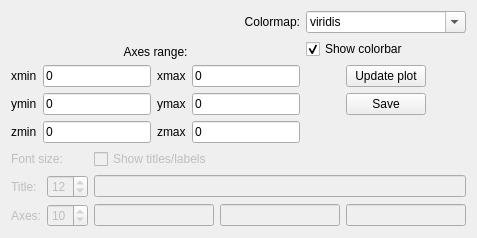
       <widget class="QWidget" name="plotsettingsTab">
        <property name="enabled">
         <bool>true</bool>
        </property>
        <attribute name="title">
         <string>Plot</string>
        </attribute>
        <layout class="QGridLayout" name="gridLayout">
         <item row="1" column="0" rowspan="2" colspan="2">
          <layout class="QGridLayout" name="gridLayout_3">
           <item row="1" column="4">
            <widget class="QCheckBox" name="cbarChkBtn">
             <property name="toolTip">
              <string>&lt;html&gt;&lt;head/&gt;&lt;body&gt;&lt;p&gt;Show/hide the colorbar in the plot&lt;/p&gt;&lt;/body&gt;&lt;/html&gt;</string>
             </property>
             <property name="text">
              <string>Show colorbar</string>
             </property>
             <property name="checked">
              <bool>true</bool>
             </property>
            </widget>
           </item>
           <item row="2" column="3">
            <widget class="QLineEdit" name="xmaxLine">
             <property name="text">
              <string>0</string>
             </property>
            </widget>
           </item>
           <item row="3" column="0">
            <widget class="QLabel" name="label_16">
             <property name="text">
              <string>ymin</string>
             </property>
            </widget>
           </item>
           <item row="2" column="1">
            <widget class="QLineEdit" name="xminLine">
             <property name="text">
              <string>0</string>
             </property>
            </widget>
           </item>
           <item row="2" column="4">
            <layout class="QHBoxLayout" name="horizontalLayout_7">
             <item>
              <spacer name="horizontalSpacer_2">
               <property name="orientation">
                <enum>Qt::Horizontal</enum>
               </property>
               <property name="sizeHint" stdset="0">
                <size>
                 <width>40</width>
                 <height>20</height>
                </size>
               </property>
              </spacer>
             </item>
             <item>
              <widget class="QPushButton" name="previewBtn">
               <property name="toolTip">
                <string>&lt;html&gt;&lt;head/&gt;&lt;body&gt;&lt;p&gt;Updates the figure in the plot.&lt;br/&gt;(just the visuals defined here, not changing any data loaded)&lt;/p&gt;&lt;/body&gt;&lt;/html&gt;</string>
               </property>
               <property name="text">
                <string>Update plot</string>
               </property>
              </widget>
             </item>
             <item>
              <spacer name="horizontalSpacer">
               <property name="orientation">
                <enum>Qt::Horizontal</enum>
               </property>
               <property name="sizeHint" stdset="0">
                <size>
                 <width>40</width>
                 <height>20</height>
                </size>
               </property>
              </spacer>
             </item>
            </layout>
           </item>
           <item row="3" column="1">
            <widget class="QLineEdit" name="yminLine">
             <property name="text">
              <string>0</string>
             </property>
            </widget>
           </item>
           <item row="3" column="2">
            <widget class="QLabel" name="label_17">
             <property name="text">
              <string>ymax</string>
             </property>
            </widget>
           </item>
           <item row="2" column="0">
            <widget class="QLabel" name="label_12">
             <property name="text">
              <string>xmin</string>
             </property>
            </widget>
           </item>
           <item row="2" column="2">
            <widget class="QLabel" name="label_15">
             <property name="text">
              <string>xmax</string>
             </property>
            </widget>
           </item>
           <item row="3" column="4">
            <layout class="QHBoxLayout" name="horizontalLayout_8">
             <item>
              <spacer name="horizontalSpacer_4">
               <property name="orientation">
                <enum>Qt::Horizontal</enum>
               </property>
               <property name="sizeHint" stdset="0">
                <size>
                 <width>40</width>
                 <height>20</height>
                </size>
               </property>
              </spacer>
             </item>
             <item>
              <widget class="QPushButton" name="saveFigBtn">
               <property name="toolTip">
                <string>&lt;html&gt;&lt;head/&gt;&lt;body&gt;&lt;p&gt;Save current figure as a *.png file&lt;/p&gt;&lt;/body&gt;&lt;/html&gt;</string>
               </property>
               <property name="text">
                <string>Save</string>
               </property>
              </widget>
             </item>
             <item>
              <spacer name="horizontalSpacer_5">
               <property name="orientation">
                <enum>Qt::Horizontal</enum>
               </property>
               <property name="sizeHint" stdset="0">
                <size>
                 <width>40</width>
                 <height>20</height>
                </size>
               </property>
              </spacer>
             </item>
            </layout>
           </item>
           <item row="3" column="3">
            <widget class="QLineEdit" name="ymaxLine">
             <property name="text">
              <string>0</string>
             </property>
            </widget>
           </item>
           <item row="0" column="4">
            <widget class="QComboBox" name="cmapComBox">
             <property name="toolTip">
              <string>&lt;html&gt;&lt;head/&gt;&lt;body&gt;&lt;p&gt;Some choices of colormaps to use when plotting.&lt;br/&gt;For more choices, enter the name of the matplotlib.cm&lt;br/&gt;colormap you would like, and press &amp;lt;ENTER&amp;gt; or Update plot.&lt;/p&gt;&lt;/body&gt;&lt;/html&gt;</string>
             </property>
             <property name="editable">
              <bool>true</bool>
             </property>
             <item>
              <property name="text">
               <string>viridis</string>
              </property>
             </item>
             <item>
              <property name="text">
               <string>jet</string>
              </property>
             </item>
             <item>
              <property name="text">
               <string>plasma</string>
              </property>
             </item>
             <item>
              <property name="text">
               <string>inferno</string>
              </property>
             </item>
             <item>
              <property name="text">
               <string>magma</string>
              </property>
             </item>
             <item>
              <property name="text">
               <string>YlOrBr</string>
              </property>
             </item>
             <item>
              <property name="text">
               <string>YlOrRd</string>
              </property>
             </item>
             <item>
              <property name="text">
               <string>YlGnBu</string>
              </property>
             </item>
             <item>
              <property name="text">
               <string>YlGn</string>
              </property>
             </item>
             <item>
              <property name="text">
               <string>cool</string>
              </property>
             </item>
             <item>
              <property name="text">
               <string>hot</string>
              </property>
             </item>
             <item>
              <property name="text">
               <string>copper</string>
              </property>
             </item>
             <item>
              <property name="text">
               <string>PiYG</string>
              </property>
             </item>
             <item>
              <property name="text">
               <string>Spectral</string>
              </property>
             </item>
             <item>
              <property name="text">
               <string>coolwarm</string>
              </property>
             </item>
             <item>
              <property name="text">
               <string>seismic</string>
              </property>
             </item>
             <item>
              <property name="text">
               <string>gist_rainbow</string>
              </property>
             </item>
             <item>
              <property name="text">
               <string>rainbow</string>
              </property>
             </item>
             <item>
              <property name="text">
               <string>brg</string>
              </property>
             </item>
             <item>
              <property name="text">
               <string>terrain</string>
              </property>
             </item>
             <item>
              <property name="text">
               <string>binary</string>
              </property>
             </item>
             <item>
              <property name="text">
               <string>BuGn</string>
              </property>
             </item>
             <item>
              <property name="text">
               <string>hot_r</string>
              </property>
             </item>
             <item>
              <property name="text">
               <string>bone_r</string>
              </property>
             </item>
             <item>
              <property name="text">
               <string>pink_r</string>
              </property>
             </item>
            </widget>
           </item>
           <item row="0" column="2" colspan="2">
            <widget class="QLabel" name="label_7">
             <property name="text">
              <string>Colormap:</string>
             </property>
             <property name="alignment">
              <set>Qt::AlignRight|Qt::AlignTrailing|Qt::AlignVCenter</set>
             </property>
            </widget>
           </item>
           <item row="1" column="0" colspan="4">
            <widget class="QLabel" name="label_14">
             <property name="toolTip">
              <string>&lt;html&gt;&lt;head/&gt;&lt;body&gt;&lt;p&gt;Zoom in the plot by defining min and max values of x and y coordinates&lt;/p&gt;&lt;/body&gt;&lt;/html&gt;</string>
             </property>
             <property name="text">
              <string>Axes range:</string>
             </property>
             <property name="alignment">
              <set>Qt::AlignBottom|Qt::AlignHCenter</set>
             </property>
            </widget>
           </item>
           <item row="4" column="0">
            <widget class="QLabel" name="label_19">
             <property name="text">
              <string>zmin</string>
             </property>
            </widget>
           </item>
           <item row="4" column="2">
            <widget class="QLabel" name="label_20">
             <property name="text">
              <string>zmax</string>
             </property>
            </widget>
           </item>
           <item row="4" column="1">
            <widget class="QLineEdit" name="zminLine">
             <property name="text">
              <string>0</string>
             </property>
            </widget>
           </item>
           <item row="4" column="3">
            <widget class="QLineEdit" name="zmaxLine">
             <property name="text">
              <string>0</string>
             </property>
            </widget>
           </item>
          </layout>
         </item>
         <item row="3" column="0" rowspan="2" colspan="2">
          <layout class="QGridLayout" name="gridLayout_4">
           <item row="1" column="0">
            <layout class="QHBoxLayout" name="horizontalLayout_14">
             <item>
              <widget class="QLabel" name="label_18">
               <property name="enabled">
                <bool>false</bool>
               </property>
               <property name="text">
                <string>Title:</string>
               </property>
              </widget>
             </item>
             <item>
              <widget class="QSpinBox" name="titleSizeSpin">
               <property name="enabled">
                <bool>false</bool>
               </property>
               <property name="toolTip">
                <string>&lt;html&gt;&lt;head/&gt;&lt;body&gt;&lt;p&gt;Font size of title text in plot&lt;/p&gt;&lt;/body&gt;&lt;/html&gt;</string>
               </property>
               <property name="value">
                <number>12</number>
               </property>
              </widget>
             </item>
            </layout>
           </item>
           <item row="0" column="0">
            <widget class="QLabel" name="label_8">
             <property name="enabled">
              <bool>false</bool>
             </property>
             <property name="text">
              <string>Font size:</string>
             </property>
            </widget>
           </item>
           <item row="2" column="0">
            <layout class="QHBoxLayout" name="horizontalLayout_13">
             <item>
              <widget class="QLabel" name="label_9">
               <property name="enabled">
                <bool>false</bool>
               </property>
               <property name="text">
                <string>Axes:</string>
               </property>
               <property name="alignment">
                <set>Qt::AlignRight|Qt::AlignTrailing|Qt::AlignVCenter</set>
               </property>
              </widget>
             </item>
             <item>
              <widget class="QSpinBox" name="axesSizeSpin">
               <property name="enabled">
                <bool>false</bool>
               </property>
               <property name="toolTip">
                <string>&lt;html&gt;&lt;head/&gt;&lt;body&gt;&lt;p&gt;Font size of axis labels (and colorbar) in plot&lt;/p&gt;&lt;/body&gt;&lt;/html&gt;</string>
               </property>
               <property name="value">
                <number>10</number>
               </property>
              </widget>
             </item>
            </layout>
           </item>
           <item row="0" column="1">
            <widget class="QCheckBox" name="showTitleChkBtn">
             <property name="enabled">
              <bool>false</bool>
             </property>
             <property name="toolTip">
              <string>&lt;html&gt;&lt;head/&gt;&lt;body&gt;&lt;p&gt;Show/hide titles of axes and title of plot&lt;/p&gt;&lt;/body&gt;&lt;/html&gt;</string>
             </property>
             <property name="text">
              <string>Show titles/labels</string>
             </property>
            </widget>
           </item>
           <item row="1" column="1">
            <widget class="QLineEdit" name="titleLine">
             <property name="enabled">
              <bool>false</bool>
             </property>
             <property name="toolTip">
              <string>&lt;html&gt;&lt;head/&gt;&lt;body&gt;&lt;p&gt;Title shown in plot.&lt;br/&gt;To edit, change text and press &amp;lt;ENTER&amp;gt;, &lt;br/&gt;or press Update Plot.&lt;/p&gt;&lt;/body&gt;&lt;/html&gt;</string>
             </property>
            </widget>
           </item>
           <item row="2" column="1">
            <layout class="QHBoxLayout" name="horizontalLayout_10">
             <item>
              <widget class="QLineEdit" name="xaxisLabel">
               <property name="enabled">
                <bool>false</bool>
               </property>
               <property name="toolTip">
                <string>&lt;html&gt;&lt;head/&gt;&lt;body&gt;&lt;p&gt;Name/text on x-axis in plot.&lt;br/&gt;To edit, change text and press &amp;lt;ENTER&amp;gt;, &lt;br/&gt;or press Update Plot.&lt;/p&gt;&lt;/body&gt;&lt;/html&gt;</string>
               </property>
              </widget>
             </item>
             <item>
              <widget class="QLineEdit" name="yaxisLabel">
               <property name="enabled">
                <bool>false</bool>
               </property>
               <property name="toolTip">
                <string>&lt;html&gt;&lt;head/&gt;&lt;body&gt;&lt;p&gt;Name/text on x-axis in plot.&lt;br/&gt;To edit, change text and press &amp;lt;ENTER&amp;gt;, &lt;br/&gt;or press Update Plot.&lt;/p&gt;&lt;/body&gt;&lt;/html&gt;</string>
               </property>
              </widget>
             </item>
             <item>
              <widget class="QLineEdit" name="zaxisLabel">
               <property name="enabled">
                <bool>false</bool>
               </property>
               <property name="toolTip">
                <string>&lt;html&gt;&lt;head/&gt;&lt;body&gt;&lt;p&gt;Name/text on x-axis in plot.&lt;br/&gt;To edit, change text and press &amp;lt;ENTER&amp;gt;, &lt;br/&gt;or press Update Plot.&lt;/p&gt;&lt;/body&gt;&lt;/html&gt;</string>
               </property>
              </widget>
             </item>
            </layout>
           </item>
          </layout>
         </item>
        </layout>
       </widget>
